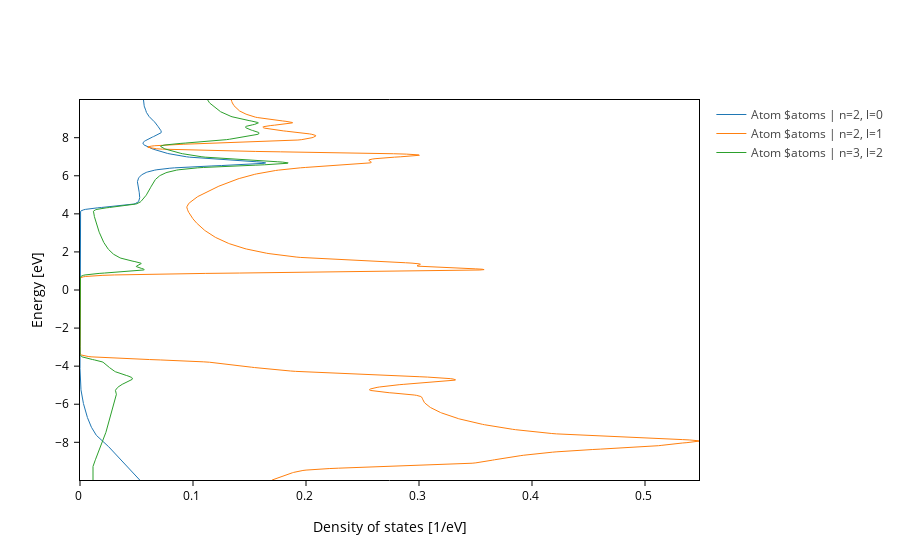

Source (notebook cell):
### Code cell
# Get the PDOS plot
pdos_plot = H_hBN.plot.pdos(
    kgrid=[90,90,1], nE=1000, Erange=[-10, 10],
    distribution={"method": "gaussian", "smearing": 0.1}
)
# Split the contributions by the n and l quantum numbers
pdos_plot.split_DOS(on="n+l", name="Atom $atoms")

### Figure 1 — Plotly figure (JSON) as saved in the notebook; plotly's stock layout.template omitted (floating-point values rounded to 4 significant figures; data arrays with more than 128 entries replaced by an {"elided": "..."} marker saying what was removed)
{"data": [{"line": {"dash": "solid", "width": 1}, "mode": "lines", "name": "Atom $atoms | n=2, l=0", "opacity": 1, "type": "scatter", "x": {"elided": "998 float values"}, "y": {"elided": "998 float values"}}, {"line": {"dash": "solid", "width": 1}, "mode": "lines", "name": "Atom $atoms | n=2, l=1", "opacity": 1, "type": "scatter", "x": {"elided": "998 float values"}, "y": {"elided": "998 float values"}}, {"line": {"dash": "solid", "width": 1}, "mode": "lines", "name": "Atom $atoms | n=3, l=2", "opacity": 1, "type": "scatter", "x": {"elided": "998 float values"}, "y": {"elided": "998 float values"}}], "layout": {"showlegend": true, "xaxis": {"mirror": true, "title": {"text": "Density of states [1/eV]"}}, "yaxis": {"mirror": true, "range": [-9.98, 9.98], "title": {"text": "Energy [eV]"}}}}
